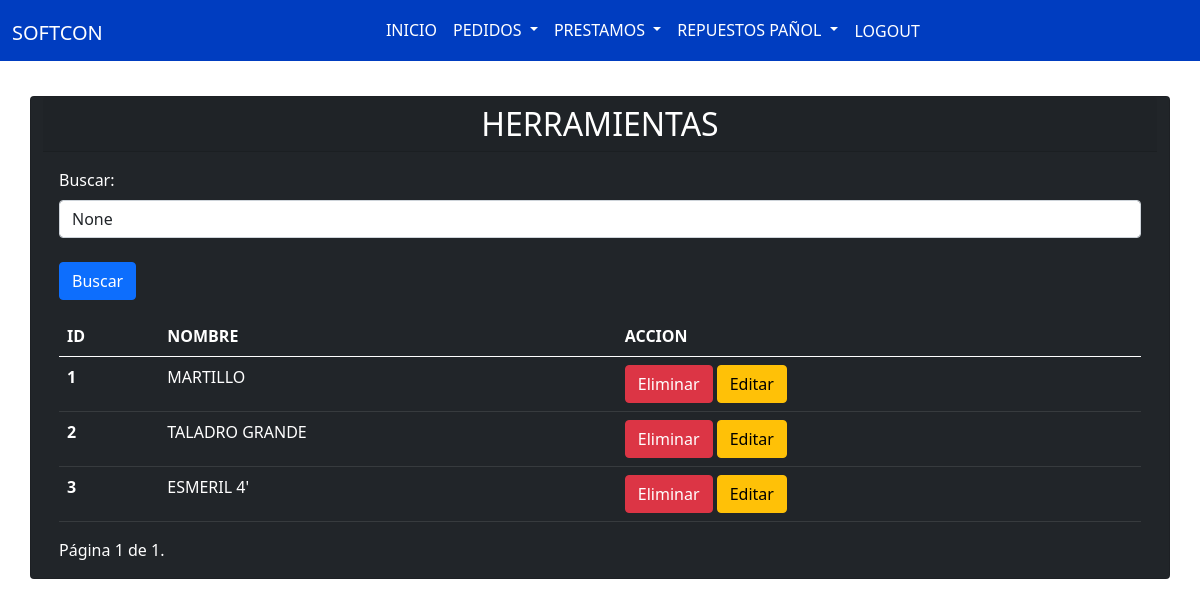
The page /lista_Herramienta/ (signed in) on the database as committed earlier.
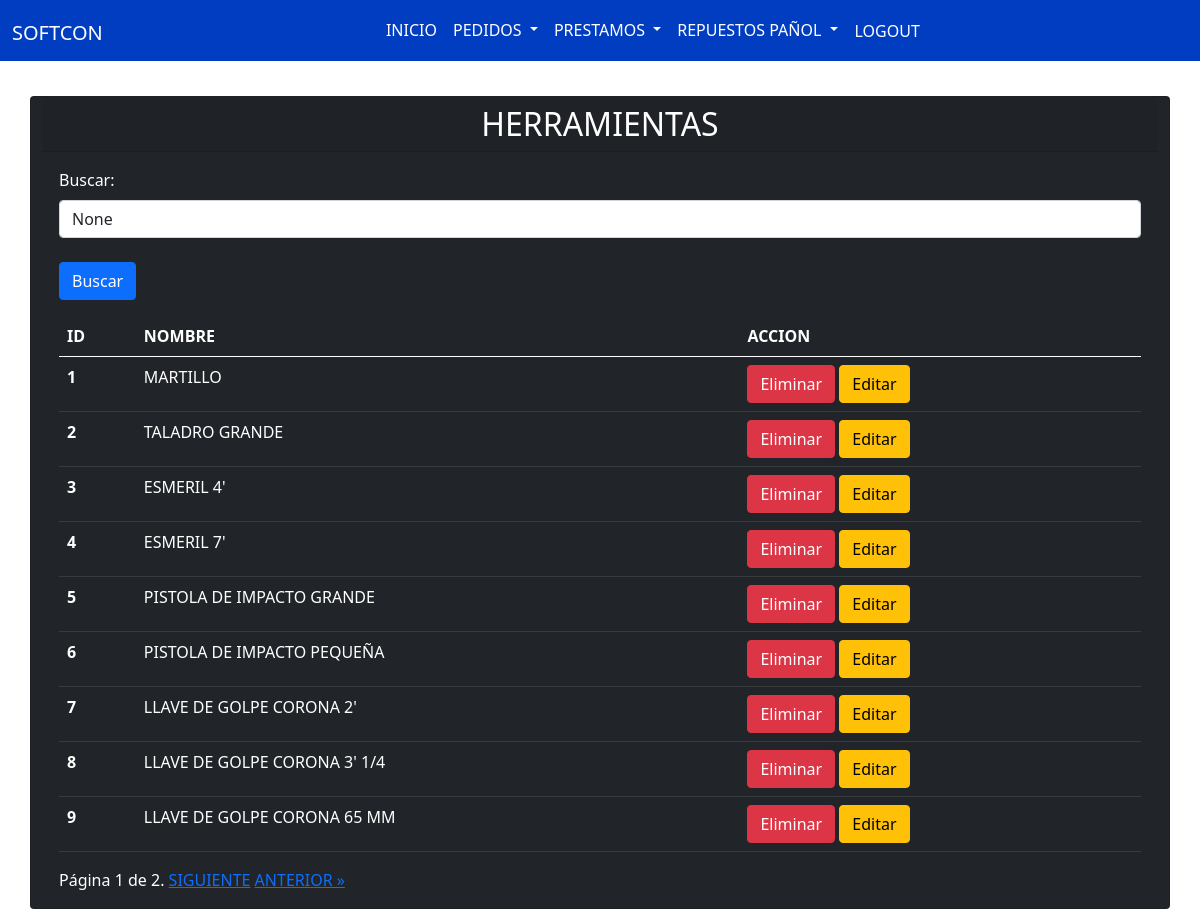
The same page on the database as committed later.
### app/models.py (models this page shows, shortened)
class Herramienta(models.Model):
    nombre = models.CharField(max_length=100)

### app/views.py (the view)
# urls.py: path('lista_Herramienta/', lista_Herramienta, name='lista_Herramienta'),
@login_required
def lista_Herramienta(request):
    herramientas_list = Herramienta.objects.order_by('id').all()
    search_term = request.GET.get('buscar')
    if search_term:
        herramientas_list = herramientas_list.filter(Q(nombre__icontains=search_term))
    paginator = Paginator(herramientas_list, 9)
    page = request.GET.get('page')
    try:
        herramientas = paginator.page(page)
    except PageNotAnInteger:
        herramientas = paginator.page(1)
    except EmptyPage:
        herramientas = paginator.page(paginator.num_pages)
    return render(request, 'app/lista_Herramienta.html', {'herramientas': herramientas, 'search_term': search_term})

### app/templates/app/lista_Herramienta.html (shortened to what this page needs)
{% extends 'app/base.html' %}
{% block content %}
<br><br><br><br>
  <div class="container">
    <div class="row justify-content-center">
      <div class="card bg-dark text-white">
        <h2 class="card-header text-center">HERRAMIENTAS</h2>
        <div class="card-body">
          <div class="mb-3">
            <form method="GET" action="{% url 'lista_Herramienta' %}">
                <label for="buscar" class="form-label">Buscar:</label>
                <input type="text" class="form-control" id="buscar" name="buscar" placeholder="Escribe para buscar..."
                    value="{{ search_term }}">
                    <br>
                <button type="submit" class="btn btn-primary">Buscar</button>
            </form>
          </div>
          <table class="table mx-auto table-dark" >
            <thead>
              <tr>
                <th scope="col">ID</th>
                <th scope="col">NOMBRE</th>
                <th scope="col">ACCION</th>
              </tr>
            </thead>
            <tbody>
              {% for herramienta in herramientas %}
                <tr>
                  <th scope="row">{{ herramienta.id }}</th>
                  <td>{{ herramienta.nombre }}</td>
                  <td><a href="{% url 'eliminar_herramienta' herramienta.id %}" class="btn btn-danger">Eliminar</a>
                      <a href="{% url 'editar_herramienta' herramienta.id %}" class="btn btn-warning">Editar</a>
                  </td>
                </tr>
              {% endfor %}
            </tbody>
          </table>
          <div class="pagination">
            <span class="step-links">
                <span class="current">
                    Página {{ herramientas.number }} de {{ herramientas.paginator.num_pages }}.
                </span>
                {% if herramientas.has_next %}
                    <a href="?page={{ herramientas.next_page_number }}{% if search_term %}&buscar={{ search_term }}{% endif %}">SIGUIENTE</a>
                    <a href="?page={{ herramientas.paginator.num_pages }}{% if search_term %}&buscar={{ search_term }}{% endif %}">ANTERIOR &raquo;</a>
                {% endif %}
            </span>
          </div>
        </div>
      </div>
    </div>
  </div>
{% endblock %}

Rows that differ between the two databases and show on the page:
added Herramienta: id "4", nombre "ESMERIL 7'"
added Herramienta: id "5", nombre "PISTOLA DE IMPACTO GRANDE"
added Herramienta: id "6", nombre "PISTOLA DE IMPACTO PEQUEÑA"
added Herramienta: id "7", nombre "LLAVE DE GOLPE CORONA 2'"
added Herramienta: id "8", nombre "LLAVE DE GOLPE CORONA 3' 1/4"
added Herramienta: id "9", nombre "LLAVE DE GOLPE CORONA 65 MM"
Other text that changed with them:
{{ herramientas.paginator.num_pages }}: "1" → "2"
text now shown: "SIGUIENTE ANTERIOR »"
